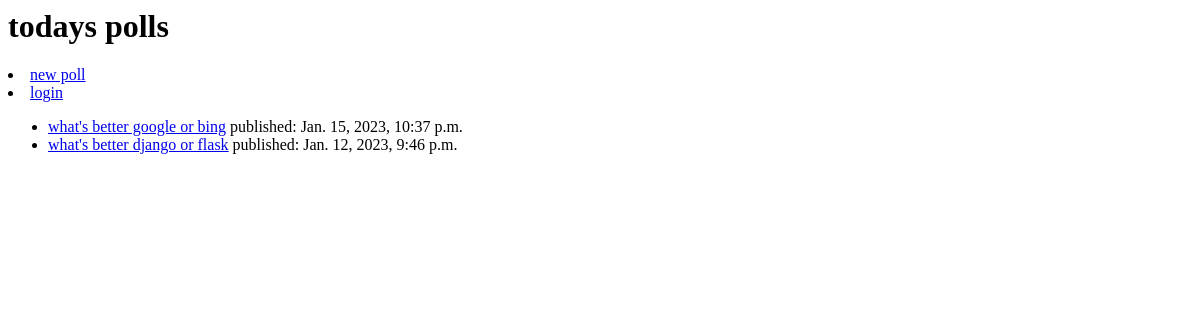
Before: /polls/ with the older database file.
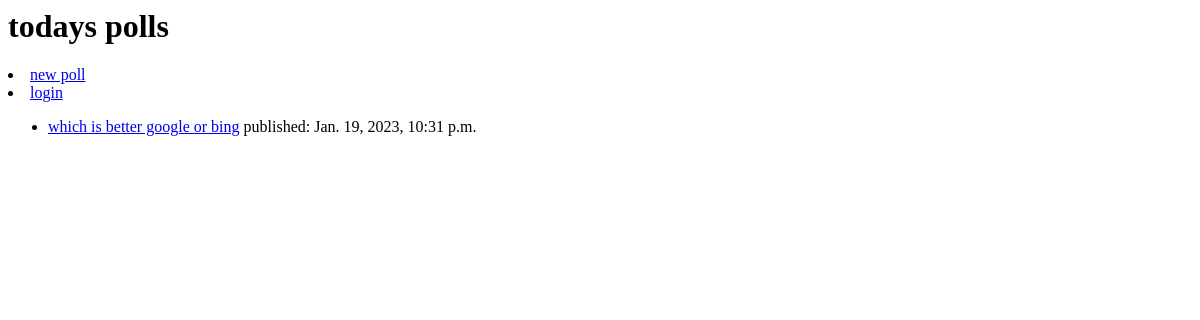
After: the same page with the newer database file.
### polls/models.py (models this page shows, shortened)
class Question(models.Model):
    question_text = models.CharField(max_length=200)
    pub_date = models.DateTimeField('date published')

### polls/views.py (the view)
# urls.py: path('', views.IndexView.as_view(), name='index'),
class IndexView(generic.ListView):
    template_name = 'polls/index.html'
    context_object_name = 'latest_question_list'
    def get_queryset(self):
        return Question.objects.filter(pub_date__lte=timezone.now()).order_by('-pub_date')[:5]

### polls/templates/polls/index.html
<h1>todays polls</h1>
<li><a href="./new">new poll</a></li>
<li><a href="./login">login</a></li>
{% if latest_question_list %}
    <ul>
    {% for question in latest_question_list %}
    <li><a href="{% url 'polls:detail' question.id %}">{{ question.question_text }}</a> published: {{ question.pub_date }}</li>
    {% endfor %}
    </ul>
{% else %}
    <p>No polls are open.</p>
{% endif %}

Changed rows visible on the page:
removed Question: question_text "what's better google or bing", pub_date "Jan. 15, 2023, 10:37 p.m."
removed Question: question_text "what's better django or flask", pub_date "Jan. 12, 2023, 9:46 p.m."
added Question: question_text "which is better google or bing", pub_date "Jan. 19, 2023, 10:31 p.m."
